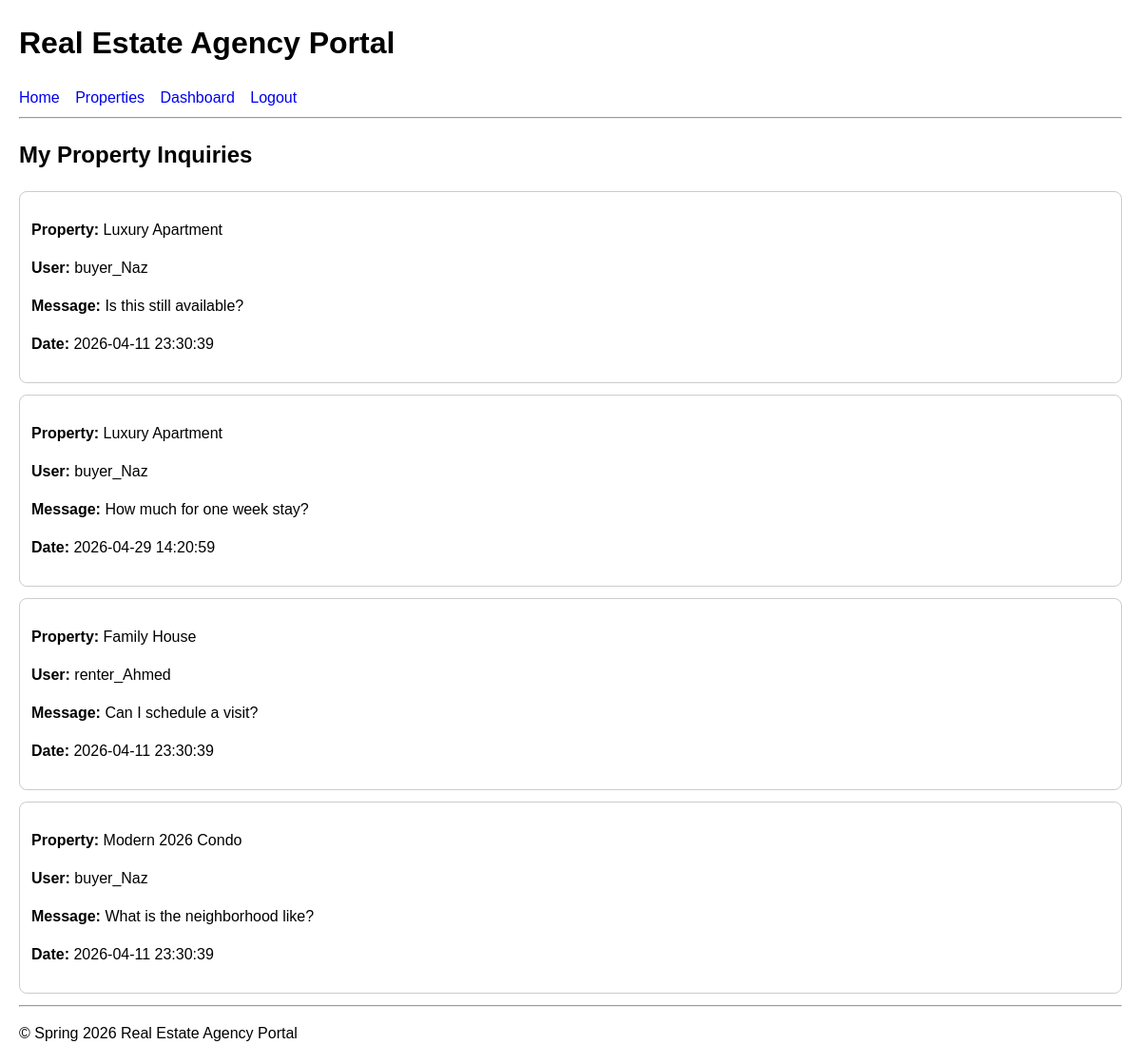
/inquiries.php (signed in), run on the app's committed database.
### tables this page shows
CREATE TABLE `inquiries` (
  `inquiryId` int(11) NOT NULL,
  `userId` int(11) NOT NULL,
  `propertyId` int(11) NOT NULL,
  `message` varchar(255) NOT NULL,
  `inquiryDate` datetime NOT NULL
);

CREATE TABLE `properties` (
  `propertyId` int(11) NOT NULL,
  `title` varchar(100) NOT NULL,
  `propertyType` varchar(50) NOT NULL,
  `address` varchar(200) NOT NULL,
  `city` varchar(100) NOT NULL,
  `price` decimal(12,2) NOT NULL,
  `status` enum('available','sold','rented') NOT NULL DEFAULT 'available',
  `agentId` int(11) NOT NULL,
  `image_url` varchar(255) DEFAULT NULL,
  `image_url2` varchar(255) DEFAULT NULL
);

CREATE TABLE `users` (
  `userId` int(11) NOT NULL,
  `userName` varchar(50) NOT NULL,
  `contactInfo` varchar(200) DEFAULT NULL,
  `passwordHash` varchar(255) NOT NULL,
  `userType` enum('agent','buyer','renter') NOT NULL
);

### RealEstateDatabase.php (called while the page is built, shortened)
<?php
require_once("Database.php");
class RealEstateDatabase {
    private PDO $conn;
    public function __construct() {
        $database = new Database();
        $this->conn = $database->connect();
    }
    public function getAgentInquiries($agentId) {
        $sql = "SELECT i.*, p.title, u.userName
                FROM Inquiries i
                JOIN Properties p ON i.propertyId = p.propertyId
                JOIN Users u ON i.userId = u.userId
                WHERE p.agentId = :agentId";
        $stmt = $this->conn->prepare($sql);
        $stmt->execute([":agentId" => $agentId]);
        return $stmt->fetchAll();
    }
}
?>

### Database.php (called while the page is built, shortened)
<?php
class Database {
    private ?PDO $conn = null;
    public function connect(): PDO {
        if ($this->conn === null) {
            try {
                $dsn = "mysql:host=" . DB_HOST . ";dbname=" . DB_NAME . ";charset=utf8mb4";
                $this->conn = new PDO($dsn, DB_USER, DB_PASS, [
                    PDO::ATTR_ERRMODE => PDO::ERRMODE_EXCEPTION,
                    PDO::ATTR_DEFAULT_FETCH_MODE => PDO::FETCH_ASSOC
                ]);
            } catch (PDOException $e) {
                die("Database connection failed: " . $e->getMessage());
            }
        }
        return $this->conn;
    }
}
?>

### inquiries.php (the view, shortened to what this page needs)
<?php
require_once("RealEstateDatabase.php");
$db = new RealEstateDatabase();
$agentId = $_SESSION["user"]["userId"];
$inquiries = $db->getAgentInquiries($agentId);
?>
<?php include("header.php"); ?>
<h2>My Property Inquiries</h2>
<?php foreach ($inquiries as $inq): ?>
    <div class="card">
        <p><strong>Property:</strong> <?= htmlspecialchars($inq["title"]) ?></p>
        <p><strong>User:</strong> <?= htmlspecialchars($inq["userName"]) ?></p>
        <p><strong>Message:</strong> <?= htmlspecialchars($inq["message"]) ?></p>
        <p><strong>Date:</strong> <?= htmlspecialchars($inq["inquiryDate"]) ?></p>
    </div>
<?php endforeach; ?>
<?php include("footer.php"); ?>

### header.php (shortened to what this page needs)
<!DOCTYPE html>
<html lang="en">
<head>
    <link rel="stylesheet" href="style.css">
</head>
<body>
<header>
    <h1>Real Estate Agency Portal</h1>
    <nav>
        <a href="index.php">Home</a>
        <a href="properties.php">Properties</a>
        <?php if (isset($_SESSION['user'])): ?>
            <a href="dashboard.php">Dashboard</a>
            <a href="logout.php">Logout</a>
        <?php else: ?>
            <a href="login.php">Login</a>
            <a href="register.php">Register</a>
        <?php endif; ?>
    </nav>
    <hr>
</header>
<main>

### footer.php
</main>
<footer>
    <hr>
    <p>&copy; Spring 2026 Real Estate Agency Portal</p>
</footer>
</body>
</html>

### style.css (style rules this page uses)
body { font-family: Arial, sans-serif; margin: 20px; line-height: 1.5; }
nav a { margin-right: 12px; text-decoration: none; }
.card { border: 1px solid #ccc; padding: 12px; margin-bottom: 12px; border-radius: 8px; }

### data on the page
inquiries: propertyId.title "Luxury Apartment", userId.userName "buyer_Naz", message "Is this still available?", inquiryDate "2026-04-11 23:30:39"
inquiries: propertyId.title "Luxury Apartment", userId.userName "buyer_Naz", message "How much for one week stay?", inquiryDate "2026-04-29 14:20:59"
inquiries: propertyId.title "Family House", userId.userName "renter_Ahmed", message "Can I schedule a visit?", inquiryDate "2026-04-11 23:30:39"
inquiries: propertyId.title "Modern 2026 Condo", userId.userName "buyer_Naz", message "What is the neighborhood like?", inquiryDate "2026-04-11 23:30:39"
